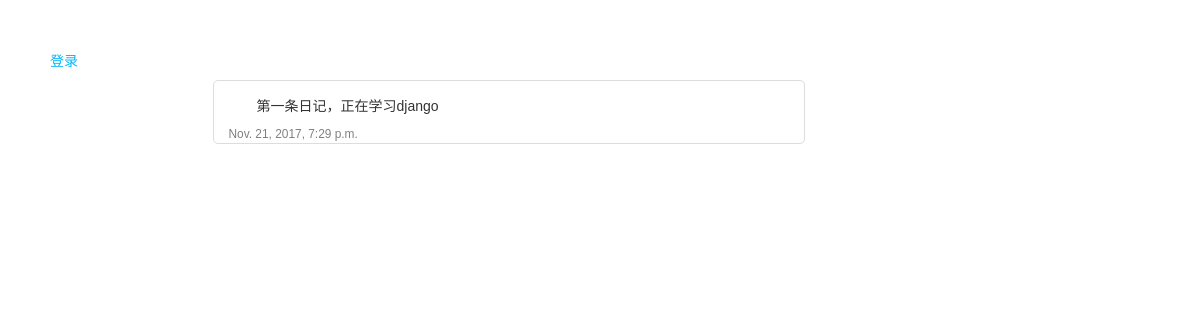
/diary/, run on an earlier commit of the app's database.
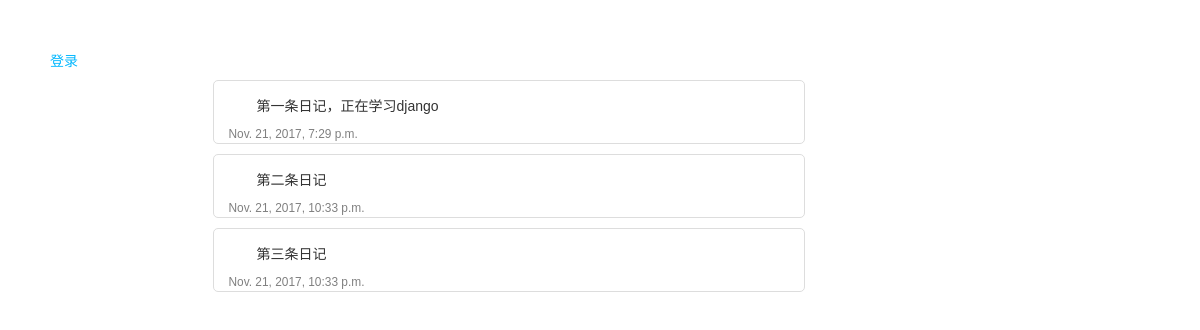
And on a later commit of the database.
### diary/models.py (models this page shows)
class Diary(models.Model):
    content = models.CharField(max_length=1000)
    pub_date = models.DateTimeField('date_published')
    mood = models.CharField(max_length=10)

### diary/views.py (the view)
def index(request):
	all_diaries = Diary.objects.all()
	if request.session.get('username'):
		username = request.session["username"]
	else:
		username = ''
	return render_to_response('diaries/index.html',{'username':username,'all_diaries':all_diaries})

### diary/templates/diaries/index.html (shortened to what this page needs)
<!DOCTYPE html>
<html lang="en">
<head>
    {% load static %}
    <link rel="stylesheet" href="{% static 'css/bootstrap.css' %}">
    <link rel="stylesheet" href="{% static 'css/style.css' %}">
</head>
<body>
    {% if username %}
        <h4>welcome {{username}}</h4>
        <a href="logout/">注销</a>
    {% else %}
        <a href="logina/">登录</a>
    {% endif %}
<div class="container">
    <div class="row">
        <div class="col-lg-1"></div>
        <div class="col-lg-7">
            {% if all_diaries %}
                <ul>
                    {% for diary in all_diaries %}
                        <div id="diary-info" class="list-group-item">
                            <p id="diary-content">{{ diary.content }}</p>
                            <small id="diary-time">{{ diary.pub_date }}</small>
                        </div>
                    {% endfor %}
                </ul>
            {% else %}
                <p>No diaries are available.</p>
            {% endif %}
        </div>
        <div class="col-lg-4"></div>
    </div>
</div>
</body>
</html>

### diary/static/css/style.css (style rules this page uses)
body { padding: 50px; font: 14px "Lucida Grande", Helvetica, Arial, sans-serif; }
a { color: #00B7FF; }
#diary-info { background: white; margin: 10px; padding-top: 4px; padding-bottom: 2px; border: 1px solid #ddd; border-radius: 5px }
#diary-content { text-indent: 2em; }
#diary-time { color: gray; margin-top: 0px; }

What changed in the data, as far as the page shows it:
added Diary: content "第二条日记", pub_date "Nov. 21, 2017, 10:33 p.m."
added Diary: content "第三条日记", pub_date "Nov. 21, 2017, 10:33 p.m."
